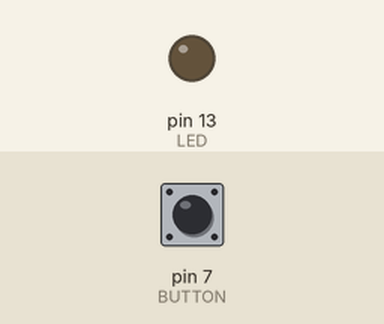
This sketch was run on a simulated Arduino Uno, built with avr-gcc and run on an emulated ATmega328P. Parts: output pins drawn as LEDs (lit = HIGH). The test bench sets the inputs (shaded band); at power-on: pin 7 (BUTTON) HIGH.

Above: at 1.2 s.
1.3 s: pin 7 (BUTTON) pulled LOW for 0.15 s
At 1.37 s:
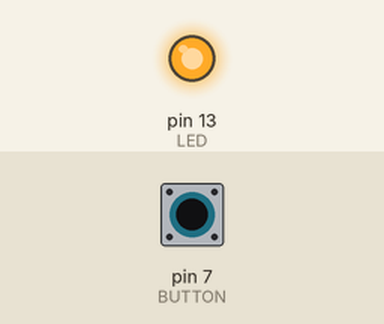
2.9 s: pin 7 (BUTTON) pulled LOW for 3.2 s
At 7.5 s:
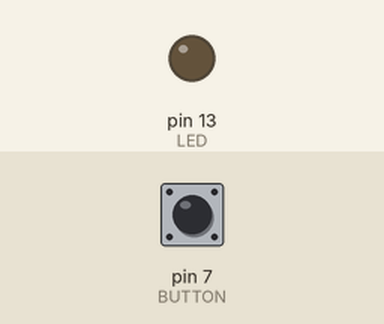
Timing chart, 0 to 9.0 s (numbered marks = the images above; inputs shaded):
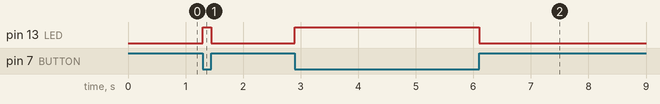

The sketch:

sketch.ino
```cpp
#define BUTTON 7 // the input pin
#define LED 13   // pin for LED
int val = 0;
// used to store the state of the input pin

void setup()
{
    pinMode(BUTTON, INPUT);
    pinMode(LED, OUTPUT);
}

void loop()
{
    val = digitalRead(BUTTON);
    if (val == LOW)
    {
        digitalWrite(LED, HIGH);
    }
    else
    {
        digitalWrite(LED, LOW);
    }
}
```

Measured:
- after the input at 1.3 s, pin 13 (LED): LOW → HIGH at once, → LOW 0.15 s later
- after the input at 2.9 s, pin 13 (LED): LOW → HIGH at once, → LOW 3.2 s later
